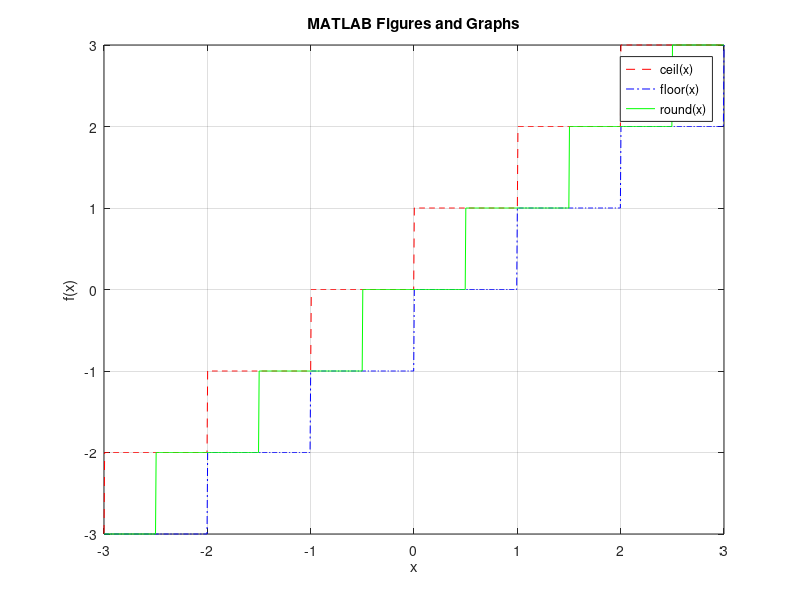
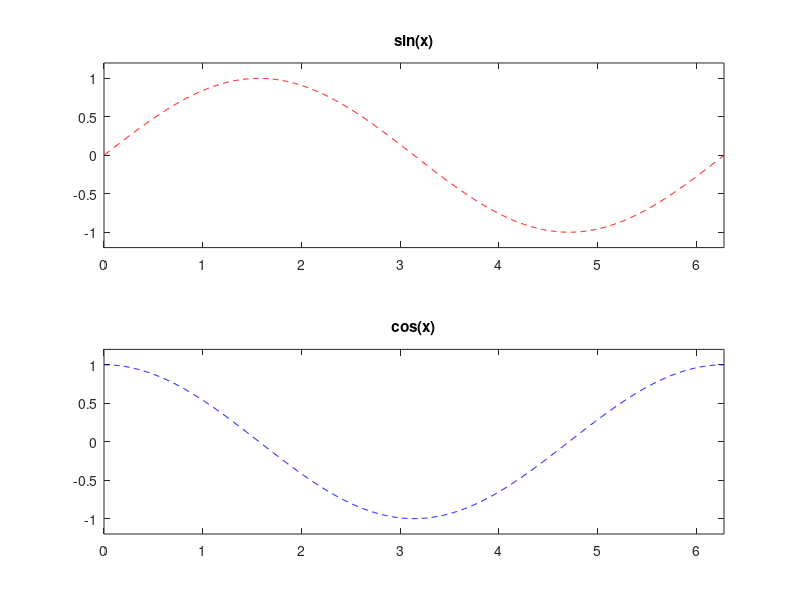

These charts were generated, in order, by the following MATLAB code:
% Dynamic macroeconomics 1  
% ITAM  
% Spring 2022
% Luis Gerardo Martínez Valdés

% Question 1: Plotting

x = linspace(-3, 3, 1000);

figure(1);
plot(x, ceil(x), '--r', x, floor(x), '-.b', x, round(x), '-g')
title('MATLAB Figures and Graphs')
xlabel('x')
ylabel('f(x)')
legend('ceil(x)', 'floor(x)', 'round(x)')
grid on

x = linspace(0, 2 * pi, 1000);

figure(2);
subplot(2, 1, 1)
plot(x, sin(x), '--r')
title('sin(x)')
axis([0, 2 * pi, -1.2, 1.2])
subplot(2, 1, 2)
plot(x, cos(x), '--b')
title('cos(x)')
axis([0, 2 * pi, -1.2, 1.2])